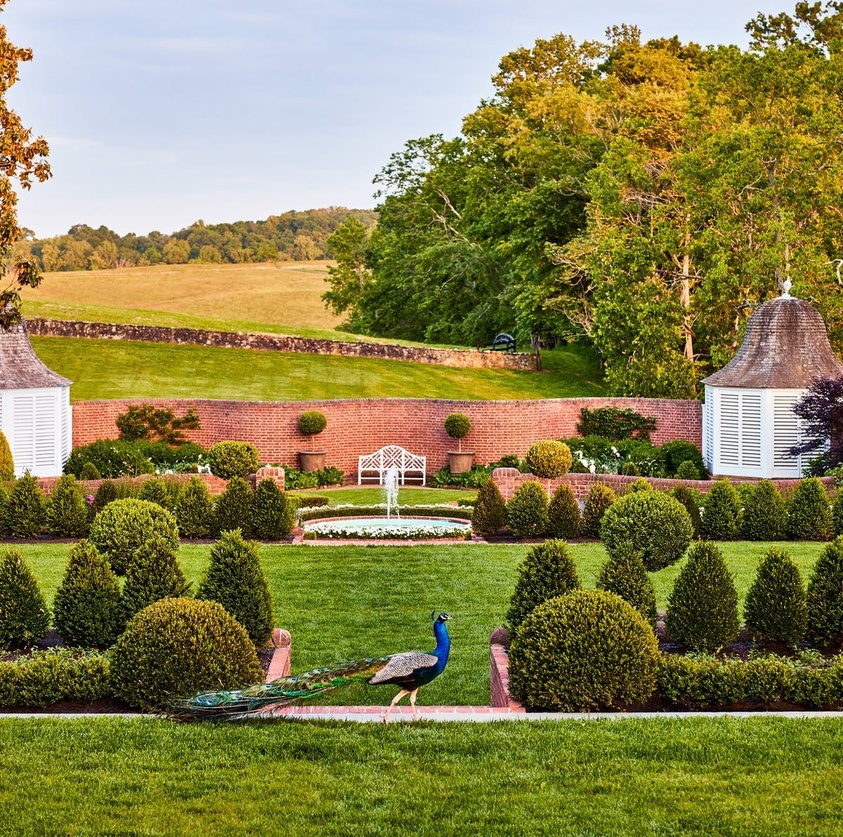
#> input picture test_image.jpg, 843 x 837 px, shrunk from 1200 x 1192 before the run
$ python image_handler.py
#> lines starting #> are read from the running program, lines starting #| are printed output that depends on the picture
import numpy as np
from PIL import Image
import matplotlib.pyplot as plt

# 1. Load the image and convert to a grayscale matrix
img = Image.open("test_image.jpg").convert('L')
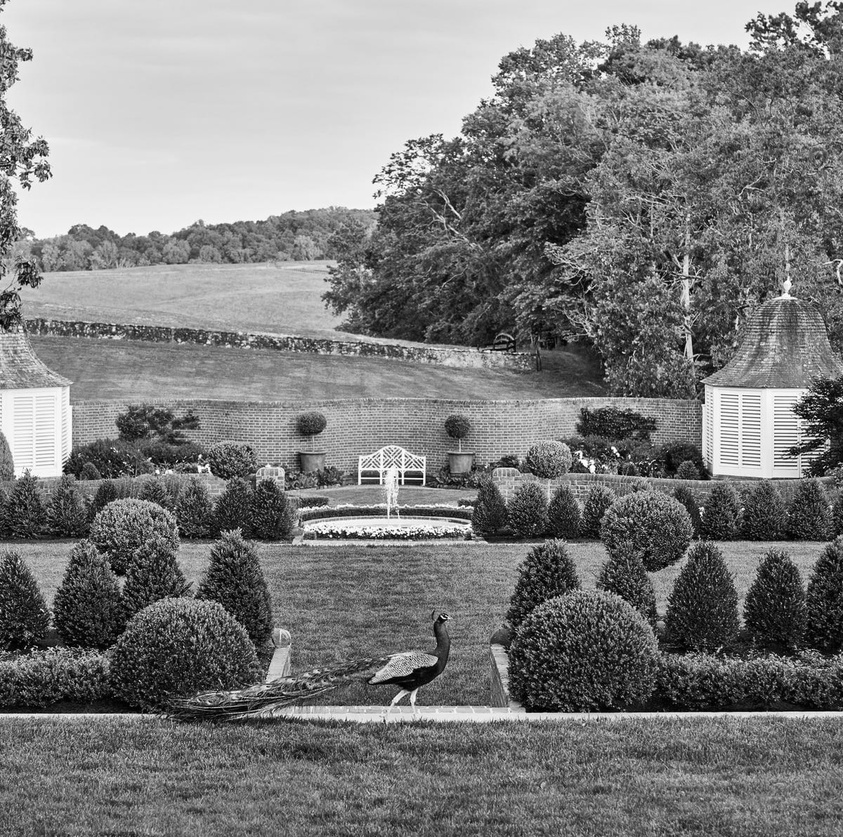
#> img: PIL image 843x837 L; min 0, max 255, mean 125.5
A = np.array(img, dtype=float)

print("Original image shape:", A.shape)
#| Original image shape: (837, 843)

# 2. Compute the SVD of the matrix
U, s, Vt = np.linalg.svd(A, full_matrices=False)
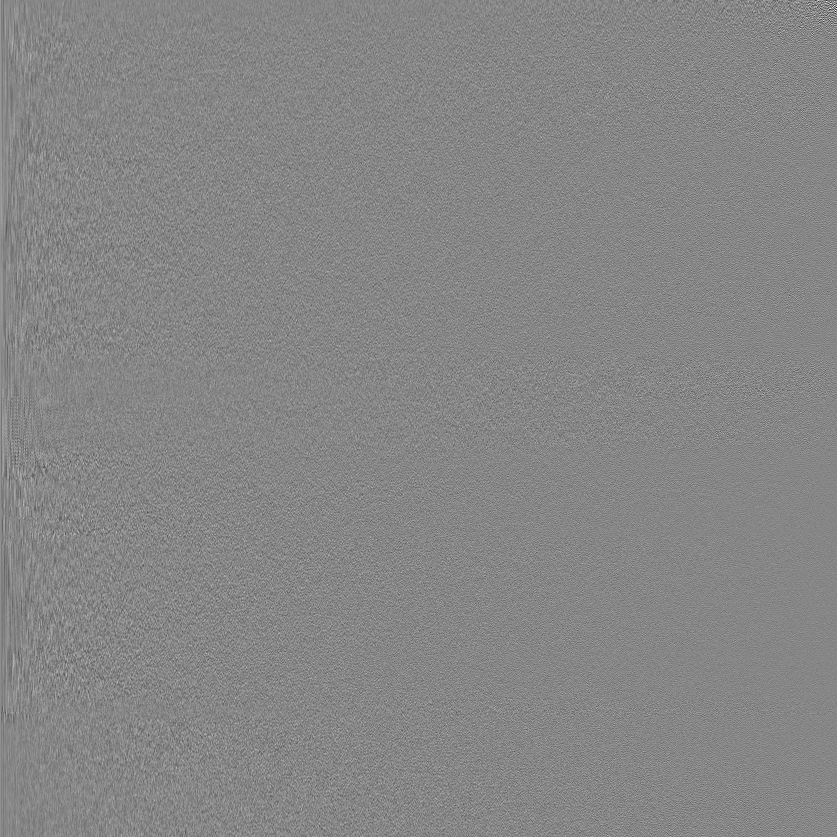
#> U: shape (837, 837) float64; min -0.405, max 0.363, mean 2.08e-05; drawn with min black and max white
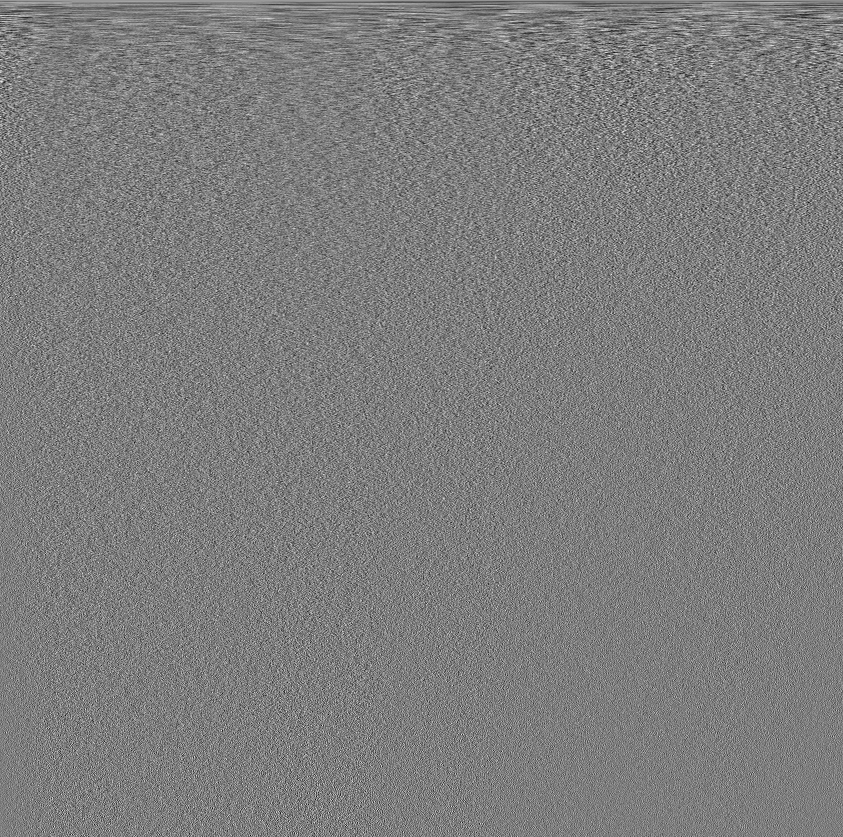
#> Vt: shape (837, 843) float64; min -0.175, max 0.18, mean 3.48e-05; drawn with min black and max white
#> s = 837 values, max 111503.5 at index 0, min 1.03 at index 836, mean 867.3

# 3. Choose a rank r for compression ( keeping top 20 singular values)
r = 20

# Slice the matrices to keep only the first r columns/rows
U_r = U[:, :r]
s_r = s[:r]
#> s_r = 20 values, max 111503.5 at index 0, min 3311.3 at index 19, mean 11541.6
Vt_r = Vt[:r, :]

# 4. Reconstruct the image using matrix multiplication
# A_approx = U_r * S_r * Vt_r
A_approx = U_r @ np.diag(s_r) @ Vt_r
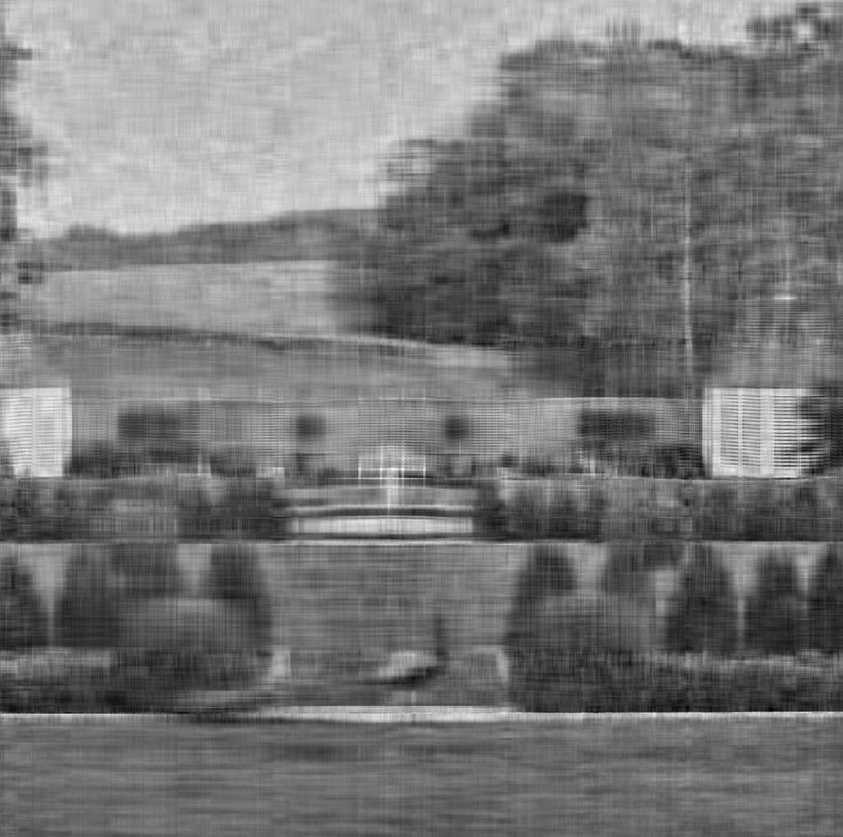
#> A_approx: shape (837, 843) float64; min -33.09, max 305.5, mean 125.5; drawn with min black and max white

# Keep pixel values safely between 0 and 255
A_approx = np.clip(A_approx, 0, 255)
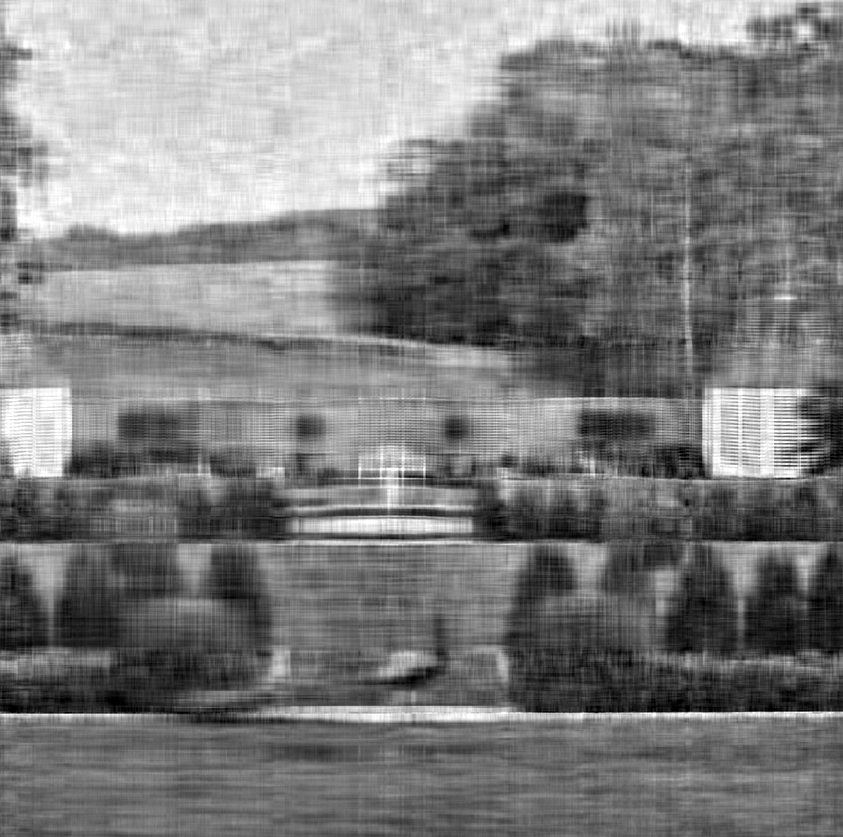
#> A_approx: shape (837, 843) float64; min 0, max 255, mean 125.5

# 5. Display the original and compressed images side by side
plt.figure(figsize=(10, 5))

plt.subplot(1, 2, 1)
plt.imshow(A, cmap='gray')
plt.title("Original Image")
plt.axis('off')

plt.subplot(1, 2, 2)
plt.imshow(A_approx, cmap='gray')
plt.title(f"Compressed Image (Rank r = {r})")
plt.axis('off')

plt.show()
